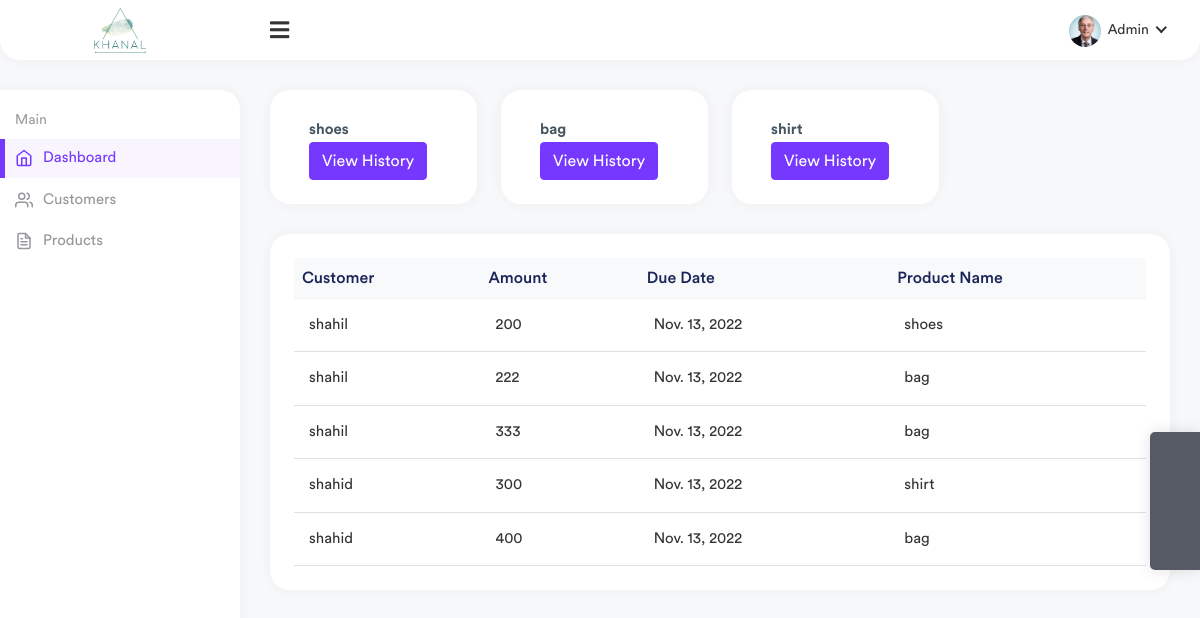
The page / on the database its author committed.
### web/models.py (models this page shows, shortened)
class Product(models.Model):
    name = models.CharField(max_length=30)
    price = models.IntegerField()
    duration =models.IntegerField()
    image = models.FileField(upload_to='ProductImage', null=True, blank=True)
    endingdate = models.DateField(blank=True, null=True)
    startingdate= models.DateField(auto_now=True)
    status=models.CharField(max_length=30,default='On Going')

class BidProduct(models.Model):
    customer=models.ForeignKey(Customer,on_delete=models.CASCADE,null=True)
    product=models.ForeignKey(Product,on_delete=models.CASCADE,null=True)
    price = models.IntegerField()
    addeddate= models.DateField(auto_now_add=True)

class Customer(models.Model):
    name = models.CharField(max_length=30)
    email = models.EmailField()
    phone =models.CharField(max_length=50)
    password=  models.CharField(max_length=50)

### web/views.py (the view)
# urls.py: path('',views.home,name='home'),
def home(request):
    bidlist=BidProduct.objects.all()
    products=Product.objects.all()
    context={
        "bidlist":bidlist,
        "products":products
    }
    return render(request,'web/home.html',context)

### template/web/home.html
{% extends 'web/partials/base.html' %}
{% block content %}
{% load static %}
<div class="content container-fluid">
    <div class="row">
        {% for i in products %}
        <div class="col-xl-3 col-sm-6 col-12">
            <div class="card">
                <div class="card-body">
                    <div class="dash-widget-header">
                        <div class="dash-count">
                            <div class="dash-title">{{i.name}}</div>
                            <div class="dash-counts">
                                <a href="{% url 'web:viewhistory' i.id %}" class="btn  btn-block btn-primary " >View History</a>
                            </div>
                        </div>
                    </div>
                </div>
            </div>
        </div>
     {% endfor %}
    </div>
    <div class="row">
        <div class="col-md-12 col-sm-12">
            <div class="card">
                <div class="card-body">
                    <div class="table-responsive">
                        <table class="table table-stripped table-hover">
                            <thead class="thead-light">
                                <tr>
                                    <th>Customer</th>
                                    <th>Amount</th>
                                    <th>Due Date</th>
                                    <th>Product Name</th>
                                </tr>
                            </thead>
                            <tbody>
                                {% for i in bidlist %}
                                <tr>
                                    <td>
                                       {{i.customer.name}}
                                    </td>
                                    <td>{{i.price}}</td>
                                    <td>{{i.addeddate}}</td>
                                    <td>{{i.product.name}}</td>
                                </tr>
                               {% endfor %}
                            </tbody>
                        </table>
                    </div>
                </div>
            </div>
        </div>
    </div>
</div>
{% endblock %}

### template/web/partials/base.html (shortened to what this page needs)
{% load static %}
<!DOCTYPE html>
<html lang="en">
<head>
    <link rel="stylesheet" href="{% static 'web/css/bootstrap.min.css' %}">
    <link rel="stylesheet" href="{% static 'web/plugins/fontawesome/css/fontawesome.min.css' %}">
    <link rel="stylesheet" href="{% static 'web/plugins/fontawesome/css/all.min.css' %}">
    <link rel="stylesheet" href="{% static 'web/css/style.css' %}">
</head>
<body class="nk-body bg-lighter npc-default has-sidebar no-touch nk-nio-theme">
    <div class="main-wrapper">
        {% include 'web/partials/header.html' %}
        {% include 'web/partials/sidebar.html' %}
        <div class="page-wrapper">
            {% block content %}
            {% endblock %}
        </div>
    </div>
</body>
</html>

### template/web/partials/header.html (shortened to what this page needs)
{% load static %}
<div class="header header-one">
    <div class="header-left header-left-one">
        <a href="" class="logo">
            <img src="{% static 'web/img/Khanal-Logo.png' %}" alt="Logo">
        </a>
    </div>
    <a href="javascript:void(0);" id="toggle_btn">
        <i class="fas fa-bars"></i>
    </a>
    <ul class="nav nav-tabs user-menu">
        <li class="nav-item dropdown has-arrow main-drop">
            <a href="#" class="dropdown-toggle nav-link" data-bs-toggle="dropdown">
                <span class="user-img">
                    <img src="{% static 'web/img/profiles/avatar-01.jpg' %}" alt="">
                </span>
                <span>Admin</span>
            </a>
        </li>
    </ul>
</div>

### template/web/partials/sidebar.html
{% load static %}
<div class="sidebar" id="sidebar">
    <div class="sidebar-inner slimscroll">
        <div id="sidebar-menu" class="sidebar-menu">
            <ul>
                <li class="menu-title"><span>Main</span></li>
                <li class="active">
                    <a href="{% url 'web:home' %}"><i data-feather="home"></i> <span>Dashboard</span></a>
                </li>
                <li>
                    <a href="{% url 'web:customerlist' %}"><i data-feather="users"></i> <span>Customers</span></a>
                </li>
                <li>
                    <a href="{% url 'web:productlist' %}"><i data-feather="file-text"></i> <span>Products</span></a>
                </li>
            </ul>
        </div>
    </div>
</div>

### rows shown on the page
Product: name "shoes"
Product: name "bag"
Product: name "shirt"
BidProduct: customer.name "shahil", price "200", addeddate "Nov. 13, 2022", product.name "shoes"
BidProduct: customer.name "shahil", price "222", addeddate "Nov. 13, 2022", product.name "bag"
BidProduct: customer.name "shahil", price "333", addeddate "Nov. 13, 2022", product.name "bag"
BidProduct: customer.name "shahid", price "300", addeddate "Nov. 13, 2022", product.name "shirt"
BidProduct: customer.name "shahid", price "400", addeddate "Nov. 13, 2022", product.name "bag"
